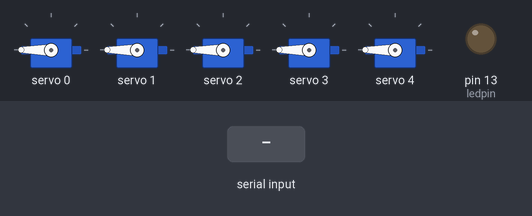
The sketch below on a simulated Arduino Uno, built with avr-gcc and run on an emulated ATmega328P. On the bench: 5 × servo, output pins drawn as LEDs (lit = HIGH). The test bench sets the inputs (shaded band).

Above: at 5.0 s.
5.1 s: "5\n" received over the second serial link
At 6.3 s:
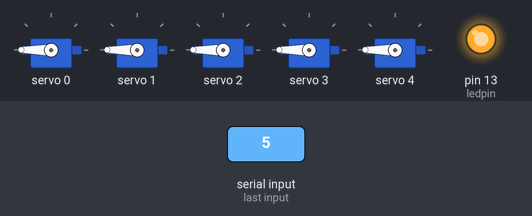
8.1 s: "0\n" received over the second serial link
At 10.2 s:
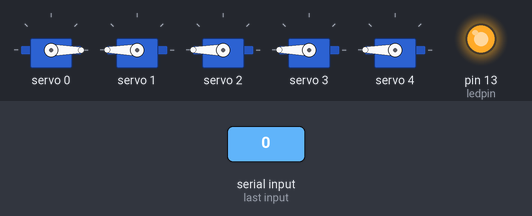
11.1 s: "1\n" received over the second serial link
At 12.6 s:
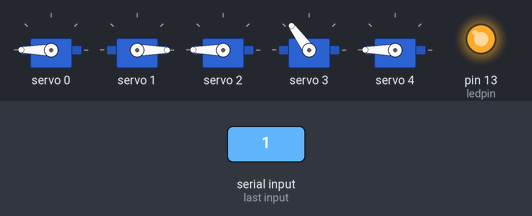
14.1 s: "2\n" received over the second serial link
At 16.2 s:
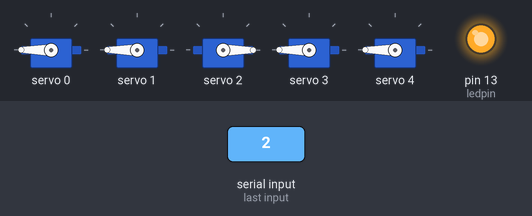
17.1 s: "3\n" received over the second serial link
At 17.6 s:
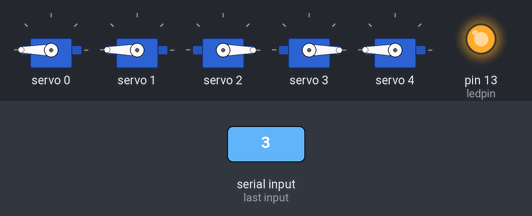
20.1 s: "4\n" received over the second serial link
At 21.1 s:
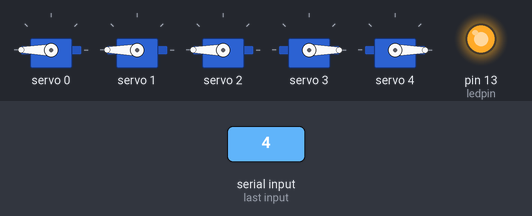
Timing chart, 0 to 24.0 s (numbered marks = the images above; inputs shaded):
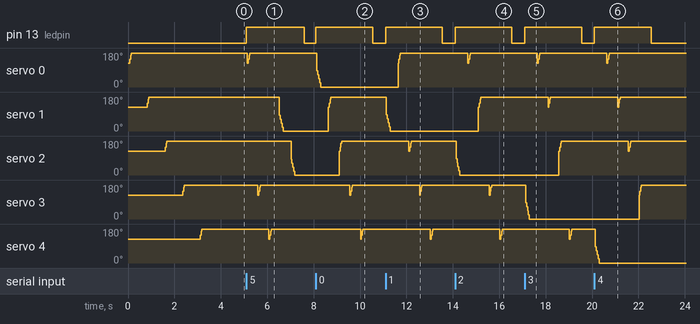

The sketch:

robotic_hand_code_twelve_movements.ino
```cpp
//#include <NewSoftSerial.h>
#include <SoftwareSerial.h>
//#include <Arduino.h>
#include <Wire.h>
#include <Adafruit_PWMServoDriver.h>

//NewSoftSerial mySerial(4, 2); // RX, TX

SoftwareSerial mySerial(4, 2); // RX, TX
int ledpin=13; // led on D13 will show blink on / off
int BluetoothData; // the data given from Computer

// called this way, it uses the default address 0x40
Adafruit_PWMServoDriver pwm = Adafruit_PWMServoDriver();
// you can also call it with a different address you want
//Adafruit_PWMServoDriver pwm = Adafruit_PWMServoDriver(0x41);
// you can also call it with a different address and I2C interface
//Adafruit_PWMServoDriver pwm = Adafruit_PWMServoDriver(0x40, &Wire);

// Depending on your servo make, the pulse width min and max may vary, you
// want these to be as small/large as possible without hitting the hard stop
// for max range. You'll have to tweak them as necessary to match the servos you
// have!
#define SERVOMIN  400 // this is the 'minimum' pulse length count (out of 4096)
#define SERVOMAX  750 // this is the 'maximum' pulse length count (out of 4096)

// our servo # counter
uint8_t servonum = 0;
// Here we store previous finger's number
uint8_t previous_finger_servo_number = 50;

void open_all_fingers()
{
  // INITIALLY WE BEGIN BY CLOSING ALL FINGERS ONE BY ONE
  for (int i=0;i<5;i++)
  {
    for (uint16_t pulselen = SERVOMIN; pulselen < SERVOMAX; pulselen--)
    {
      pwm.setPWM(i, 0, pulselen);
    }

    // Stop all motors after they are closed so they dont vibrate.
    pwm.setPWM(i, 0, 4096);

    delay(500);
  }
}

void close_all_fingers()
{
  // INITIALLY WE BEGIN BY CLOSING ALL FINGERS ONE BY ONE
  for (int i=0;i<5;i++)
  {
    for (uint16_t pulselen = SERVOMIN; pulselen < SERVOMAX; pulselen++)
    {
      pwm.setPWM(i, 0, pulselen);
    }

    // Stop all motors after they are closed so they dont vibrate.
    pwm.setPWM(i, 0, 4096);

    delay(500);
  }
}

void setup()
{
  // put your setup code here, to run once:
  mySerial.begin(9600);
  pinMode(ledpin,OUTPUT);

  pwm.begin();


  pwm.setPWMFreq(60);  // Analog servos run at ~60 Hz updates
  // First open all fingers .. wait for 5 seconds
//  open_all_fingers();
//  delay(2000);
  //delay(10);
  // Then close all fingers
  close_all_fingers();
}

// you can use this function if you'd like to set the pulse length in seconds
// e.g. setServoPulse(0, 0.001) is a ~1 millisecond pulse width. its not precise!
void setServoPulse(uint8_t n, double pulse)
{
  double pulselength;

  pulselength = 1000000;   // 1,000,000 us per second
  pulselength /= 60;   // 60 Hz
//  Serial.print(pulselength); Serial.println(" us per period");
  pulselength /= 4096;  // 12 bits of resolution
//  Serial.print(pulselength); Serial.println(" us per bit");
  pulse *= 1000000;  // convert to us
  pulse /= pulselength;
//  Serial.println(pulse);
  pwm.setPWM(n, 0, pulse);
}

void finger_open(uint8_t servonum)
{

  // Open the classified finger
  for (uint16_t pulselen = SERVOMIN; pulselen < SERVOMAX; pulselen--)
  {
    pwm.setPWM(servonum, 0, pulselen);
  }
  // This line stops the motor so that it doesnt keep "buzzing"
  pwm.setPWM(servonum,0,4096);
  delay(200);

}

void finger_close(uint8_t servonum)
{
  // Close the previous finger

  for (uint16_t pulselen = SERVOMIN; pulselen < SERVOMAX; pulselen++)
  {
    pwm.setPWM(servonum, 0, pulselen);
  }

  // This line stops the motor so that it doesnt keep "buzzing"
  pwm.setPWM(servonum,0,4096);
  delay(200);

}

void loop()
{
  if (mySerial.available()>0)
  {
    // We read the bluetooth data. In this case the finger to be moved by servo motor
    BluetoothData=mySerial.read();
    if (BluetoothData == '0')
    {
      servonum = 0;
    }
    else if (BluetoothData == '1')
    {
      servonum = 1;
    }
    else if (BluetoothData == '2')
    {
      servonum = 2;
    }
    else if (BluetoothData == '3')
    {
      servonum = 3;
    }
    else if (BluetoothData == '4')
    {
      servonum = 4;
    }
    else if (BluetoothData == '5')
    {
      servonum = 5;
    }
    else if (BluetoothData == '6')
    {
      servonum = 6;
    }
    else if (BluetoothData == '7')
    {
      servonum = 7;
    }
    else if (BluetoothData == '8')
    {
      servonum = 8;
    }
    else if (BluetoothData == '9')
    {
      servonum = 9;
    }
    else if (BluetoothData == 'a')
    {
      servonum = 10;
    }
    else if (BluetoothData == 'b')
    {
      servonum = 11;
    }
    else
    {

    }
    mySerial.write(BluetoothData);
    digitalWrite(ledpin,!digitalRead(ledpin));
    // If previous finger was different than the received finger servo number then open received servo number
    if (previous_finger_servo_number != servonum)
    {
      // If fingers are between thumb and pinky, then open the received finger and close the previous open finger
      if (servonum==0)
      {
        finger_open(0);
        finger_close(1);
        finger_close(2);
        finger_close(3);
        finger_close(4);
      }

      else if (servonum==1)
      {
        finger_open(1);
        finger_close(0);
        finger_close(2);
        finger_close(3);
        finger_close(4);
      }

      else if (servonum==2)
      {
        finger_open(2);
        finger_close(0);
        finger_close(1);
        finger_close(3);
        finger_close(4);

      }

      else if (servonum==3)
      {
        finger_open(3);
        finger_close(0);
        finger_close(1);
        finger_close(2);
        finger_close(4);
      }

      else if (servonum==4)
      {
        finger_open(4);
        finger_close(0);
        finger_close(1);
        finger_close(2);
        finger_close(3);
      }

      // Two fingers open i.e. index and middle
      else if (servonum == 5)
      {
        finger_close(0);
        finger_close(3);
        finger_close(4);
        finger_open(1);
        finger_open(2);
      }

      // Three fingers open i.e. index, middle and ring
      else if (servonum == 6)
      {
        finger_close(0);
        finger_close(4);
        finger_open(1);
        finger_open(2);
        finger_open(3);
      }

      // Four fingers open i.e. index, middle, ring and pinky
      else if (servonum == 7)
      {
        finger_close(0);
        finger_open(1);
        finger_open(2);
        finger_open(3);
        finger_open(4);
      }

      // Five fingers open i.e. index, middle and ring
      else if (servonum == 8)
      {
        finger_open(0);
        finger_open(1);
        finger_open(2);
        finger_open(3);
        finger_open(4);
      }

      // All fingers closed (fist)
      else if (servonum == 9 || servonum == 10)
      {
        finger_close(0);
        finger_close(1);
        finger_close(2);
        finger_close(3);
        finger_close(4);
      }

        // Pick movement. Thumb, index middle close rest open
      else if (servonum == 11)
      {
        finger_close(0);
        finger_close(1);
        finger_close(2);
        finger_open(3);
        finger_open(4);
      }

      previous_finger_servo_number = servonum;

    }
    delay(100);
  }
}
```

Measured:
- after the input at 5.1 s, pin 13 (ledpin): LOW → HIGH at once, → LOW 2.5 s later; servo 0: 180° → 126° at once, → 146° 0.04 s later, → 167° 0.04 s later, → 180° 0.02 s later; servo 1: 180° → 0° after 1.4 s; servo 2: 180° → 0° after 1.9 s; servo 3: 180° → 126° after 0.50 s, → 146° 0.04 s later, → 167° 0.04 s later, → 180° 0.02 s later
- after the input at 8.1 s, pin 13 (ledpin): LOW → HIGH at once, → LOW 2.4 s later; servo 0: 180° → 0° at once; servo 1: 0° → 180° after 0.54 s; servo 2: 0° → 180° after 1.0 s; servo 3: 180° → 126° after 1.5 s, → 146° 0.04 s later, → 167° 0.04 s later, → 180° 0.02 s later
- after the input at 11.1 s, pin 13 (ledpin): LOW → HIGH at once, → LOW 2.4 s later; servo 0: 0° → 180° after 0.54 s; servo 1: 180° → 0° at once; servo 2: 180° → 126° after 1.0 s, → 146° 0.04 s later, → 167° 0.04 s later, → 180° 0.02 s later; servo 3: 180° → 126° after 1.5 s, → 146° 0.04 s later, → 167° 0.04 s later, → 180° 0.02 s later
- after the input at 14.1 s, pin 13 (ledpin): LOW → HIGH at once, → LOW 2.4 s later; servo 0: 180° → 126° after 0.54 s, → 146° 0.04 s later, → 167° 0.04 s later, → 180° 0.02 s later; servo 1: 0° → 180° after 1.0 s; servo 2: 180° → 0° at once; servo 3: 180° → 126° after 1.5 s, → 146° 0.04 s later, → 167° 0.04 s later, → 180° 0.02 s later
- after the input at 17.1 s, pin 13 (ledpin): LOW → HIGH at once, → LOW 2.4 s later; servo 0: 180° → 126° after 0.54 s, → 146° 0.04 s later, → 167° 0.04 s later, → 180° 0.02 s later; servo 1: 180° → 126° after 1.0 s, → 146° 0.04 s later, → 167° 0.04 s later, → 180° 0.02 s later; servo 2: 0° → 180° after 1.5 s; servo 3: 180° → 0° at once
- after the input at 20.1 s, pin 13 (ledpin): LOW → HIGH at once, → LOW 2.4 s later; servo 0: 180° → 126° after 0.54 s, → 146° 0.04 s later, → 167° 0.04 s later, → 180° 0.02 s later
